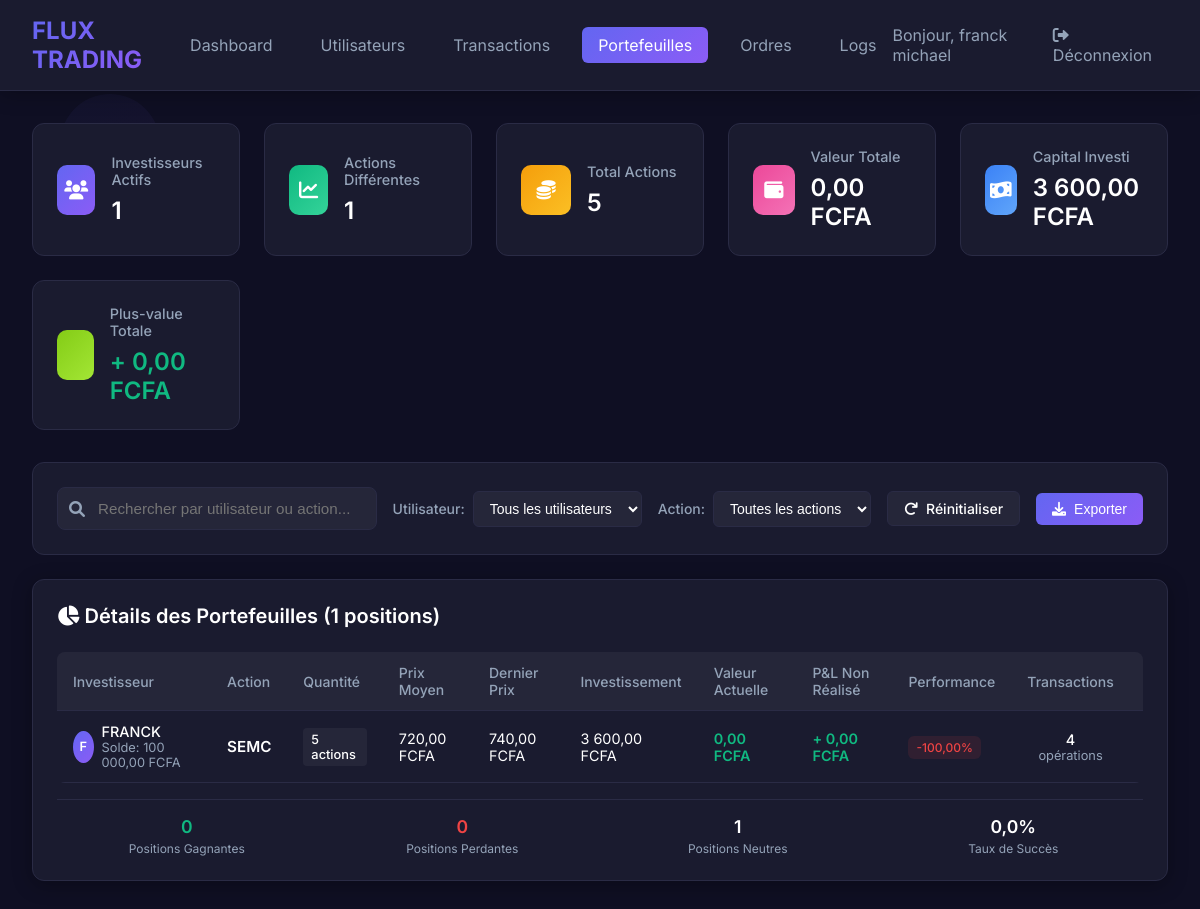
Screenshot of /frontend/admin/user_portfolio.php (signed in) with the database file from the repository.
### tables this page shows
CREATE TABLE IF NOT EXISTS `user_stocks` (
  `id` int NOT NULL AUTO_INCREMENT,
  `user_id` int NOT NULL,
  `stock_symbol` varchar(20) NOT NULL,
  `quantity` int NOT NULL DEFAULT '0',
  `average_buy_price` decimal(10,2) NOT NULL DEFAULT '0.00',
  `total_invested` decimal(15,2) NOT NULL DEFAULT '0.00',
  `current_value` decimal(15,2) NOT NULL DEFAULT '0.00',
  `unrealized_pnl` decimal(15,2) NOT NULL DEFAULT '0.00',
  `created_at` timestamp NOT NULL DEFAULT CURRENT_TIMESTAMP,
  `updated_at` timestamp NOT NULL DEFAULT CURRENT_TIMESTAMP ON UPDATE CURRENT_TIMESTAMP,
  PRIMARY KEY (`id`),
  UNIQUE KEY `unique_user_stock` (`user_id`,`stock_symbol`),
  KEY `idx_user_id` (`user_id`),
  KEY `idx_stock_symbol` (`stock_symbol`)
);

CREATE TABLE IF NOT EXISTS `users` (
  `id` int NOT NULL AUTO_INCREMENT,
  `full_name` varchar(100) NOT NULL,
  `email` varchar(150) NOT NULL,
  `password` varchar(255) NOT NULL,
  `phone` varchar(15) NOT NULL,
  `status` enum('active','inactive','suspended') DEFAULT 'active',
  `created_at` timestamp NOT NULL DEFAULT CURRENT_TIMESTAMP,
  `is_active` tinyint(1) NOT NULL DEFAULT '1',
  `wallet_balance` decimal(15,2) NOT NULL DEFAULT '0.00',
  `reset_token` varchar(255) DEFAULT NULL,
  `reset_expires` datetime DEFAULT NULL,
  `last_login` datetime DEFAULT NULL,
  PRIMARY KEY (`id`),
  UNIQUE KEY `email` (`email`),
  KEY `idx_email` (`email`),
  KEY `idx_session_token` (`phone`)
);

### frontend/admin/user_portfolio.php (the view, shortened to what this page needs)
<?php
$database = new Database();
$pdo = $database->getConnection();
$portfolio_stats = $pdo->query("
    SELECT
        COUNT(DISTINCT user_id) as total_investors,
        COUNT(DISTINCT stock_symbol) as total_stocks,
        SUM(quantity) as total_shares,
        SUM(current_value) as total_portfolio_value,
        SUM(total_invested) as total_amount_invested,
        SUM(unrealized_pnl) as total_unrealized_pnl,
        AVG(CASE WHEN total_invested > 0 THEN (unrealized_pnl / total_invested) * 100 ELSE 0 END) as avg_return_percentage
    FROM user_stocks
")->fetch(PDO::FETCH_ASSOC);
$search = $_GET['search'] ?? '';
$params = [];
$where_sql = '';
$portfolios = $pdo->prepare("
    SELECT
        us.*,
        u.full_name,
        u.email,
        u.phone,
        w.balance as wallet_balance,
        (SELECT price_per_share
         FROM user_transactions
         WHERE user_id = us.user_id AND stock_symbol = us.stock_symbol
         ORDER BY transaction_date DESC LIMIT 1) as last_price,
        CASE
            WHEN us.total_invested > 0 THEN
                ROUND(((us.current_value - us.total_invested) / us.total_invested) * 100, 2)
            ELSE 0
        END as return_percentage,
        (SELECT COUNT(*)
         FROM user_transactions
         WHERE user_id = us.user_id AND stock_symbol = us.stock_symbol) as transaction_count
    FROM user_stocks us
    LEFT JOIN users u ON us.user_id = u.id
    LEFT JOIN wallets w ON us.user_id = w.user_id
    $where_sql
    ORDER BY us.current_value DESC
");
$portfolios->execute($params);
$portfolios = $portfolios->fetchAll(PDO::FETCH_ASSOC);
$total_positions = count($portfolios);
$profitable_positions = 0;
$losing_positions = 0;
?>
<!DOCTYPE html>
<html lang="fr">
<head>
<link href="https://cdnjs.cloudflare.com/ajax/libs/font-awesome/6.0.0/css/all.min.css" rel="stylesheet">
</head>
<body>
<div class="floating-shapes">
</div>
<header class="header">
    <div style="display: flex; align-items: center;">
        <div class="logo">FLUX TRADING</div>
        <div class="nav-links">
            <a href="admin_dashboard.php" class="nav-link">Dashboard</a>
            <a href="manage_users.php" class="nav-link">Utilisateurs</a>
            <a href="transaction_history.php" class="nav-link">Transactions</a>
            <a href="portfolio.php" class="nav-link active">Portefeuilles</a>
            <a href="trading_orders.php" class="nav-link">Ordres</a>
            <a href="system_logs.php" class="nav-link">Logs</a>
        </div>
    </div>
    <div class="user-info">
        <span>Bonjour, <?php echo htmlspecialchars($_SESSION['admin_name']); ?></span>
        <a href="admin_logout.php" class="logout">
            <i class="fas fa-sign-out-alt"></i> Déconnexion
        </a>
    </div>
</header>
<div class="container">
    <div class="stats-grid">
        <div class="stat-card">
            <div class="stat-icon icon-investors">
                <i class="fas fa-users"></i>
            </div>
            <div class="stat-content">
                <h3>Investisseurs Actifs</h3>
                <div class="number"><?php echo number_format($portfolio_stats['total_investors'], 0, ',', ' '); ?></div>
            </div>
        </div>
        <div class="stat-card">
            <div class="stat-icon icon-stocks">
                <i class="fas fa-chart-line"></i>
            </div>
            <div class="stat-content">
                <h3>Actions Différentes</h3>
                <div class="number"><?php echo number_format($portfolio_stats['total_stocks'], 0, ',', ' '); ?></div>
            </div>
        </div>
        <div class="stat-card">
            <div class="stat-icon icon-shares">
                <i class="fas fa-coins"></i>
            </div>
            <div class="stat-content">
                <h3>Total Actions</h3>
                <div class="number"><?php echo number_format($portfolio_stats['total_shares'], 0, ',', ' '); ?></div>
            </div>
        </div>
        <div class="stat-card">
            <div class="stat-icon icon-value">
                <i class="fas fa-wallet"></i>
            </div>
            <div class="stat-content">
                <h3>Valeur Totale</h3>
                <div class="number"><?php echo number_format($portfolio_stats['total_portfolio_value'], 2, ',', ' '); ?> FCFA</div>
            </div>
        </div>
        <div class="stat-card">
            <div class="stat-icon icon-invested">
                <i class="fas fa-money-bill-wave"></i>
            </div>
            <div class="stat-content">
                <h3>Capital Investi</h3>
                <div class="number"><?php echo number_format($portfolio_stats['total_amount_invested'], 2, ',', ' '); ?> FCFA</div>
            </div>
        </div>
        <div class="stat-card">
            <div class="stat-icon icon-pnl">
            </div>
            <div class="stat-content">
                <h3>Plus-value Totale</h3>
                <div class="number <?php echo $portfolio_stats['total_unrealized_pnl'] >= 0 ? 'amount-positive' : 'amount-negative'; ?>">
                    <?php echo $portfolio_stats['total_unrealized_pnl'] >= 0 ? '+' : ''; ?>
                    <?php echo number_format($portfolio_stats['total_unrealized_pnl'], 2, ',', ' '); ?> FCFA
                </div>
            </div>
        </div>
    </div>
    <div class="filters">
        <div class="search-box">
            <i class="fas fa-search search-icon"></i>
            <input type="text" class="search-input" placeholder="Rechercher par utilisateur ou action..."
                   value="<?php echo htmlspecialchars($search); ?>"
                   onkeypress="if(event.keyCode==13) applyFilters()">
        </div>
        <div class="filter-group">
            <span class="filter-label">Utilisateur:</span>
            <select class="filter-select" id="userFilter" onchange="applyFilters()">
                <option value="all">Tous les utilisateurs</option>
            </select>
        </div>
        <div class="filter-group">
            <span class="filter-label">Action:</span>
            <select class="filter-select" id="stockFilter" onchange="applyFilters()">
                <option value="all">Toutes les actions</option>
            </select>
        </div>
        <a href="portfolio.php" class="btn btn-secondary">
            <i class="fas fa-redo"></i> Réinitialiser
        </a>
        <button class="btn btn-primary" onclick="exportPortfolio()">
            <i class="fas fa-download"></i> Exporter
        </button>
    </div>
    <div class="card">
        <div class="card-header">
            <h2><i class="fas fa-chart-pie"></i> Détails des Portefeuilles (<?php echo $total_positions; ?> positions)</h2>
        </div>
        <?php if (!empty($portfolios)): ?>
        <div class="table-container">
            <table>
                <thead>
                    <tr>
                        <th>Investisseur</th>
                        <th>Action</th>
                        <th>Quantité</th>
                        <th>Prix Moyen</th>
                        <th>Dernier Prix</th>
                        <th>Investissement</th>
                        <th>Valeur Actuelle</th>
                        <th>P&L Non Réalisé</th>
                        <th>Performance</th>
                        <th>Transactions</th>
                        <th>Actions</th>
                    </tr>
                </thead>
                <tbody>
                    <?php foreach ($portfolios as $portfolio): ?>
                    <tr>
                        <td>
                            <div style="display: flex; align-items: center; gap: 8px;">
                                <div class="user-avatar">
                                    <?php echo strtoupper(substr($portfolio['full_name'], 0, 1)); ?>
                                </div>
                                <div>
                                    <div style="font-weight: 500;"><?php echo htmlspecialchars($portfolio['full_name']); ?></div>
                                    <div style="font-size: 0.8rem; color: var(--text-secondary);">
                                        Solde: <?php echo number_format($portfolio['wallet_balance'], 2, ',', ' '); ?> FCFA
                                    </div>
                                </div>
                            </div>
                        </td>
                        <td>
                            <div class="stock-symbol"><?php echo htmlspecialchars($portfolio['stock_symbol']); ?></div>
                        </td>
                        <td>
                            <span class="position-size"><?php echo number_format($portfolio['quantity'], 0, ',', ' '); ?> actions</span>
                        </td>
                        <td>
                            <div><?php echo number_format($portfolio['average_buy_price'], 2, ',', ' '); ?> FCFA</div>
                        </td>
                        <td>
                            <?php if ($portfolio['last_price']): ?>
                                <div><?php echo number_format($portfolio['last_price'], 2, ',', ' '); ?> FCFA</div>
                            <?php else: ?>
                                <span style="color: var(--text-secondary);">-</span>
                            <?php endif; ?>
                        </td>
                        <td>
                            <div><?php echo number_format($portfolio['total_invested'], 2, ',', ' '); ?> FCFA</div>
                        </td>
                        <td>
                            <div class="amount-positive"><?php echo number_format($portfolio['current_value'], 2, ',', ' '); ?> FCFA</div>
                        </td>
                        <td>
                            <div class="<?php echo $portfolio['unrealized_pnl'] >= 0 ? 'amount-positive' : 'amount-negative'; ?>">
                                <?php echo $portfolio['unrealized_pnl'] >= 0 ? '+' : ''; ?>
                                <?php echo number_format($portfolio['unrealized_pnl'], 2, ',', ' '); ?> FCFA
                            </div>
                        </td>
                        <td>
                            <span class="performance-badge performance-<?php echo $portfolio['return_percentage'] >= 0 ? ($portfolio['return_percentage'] > 0 ? 'positive' : 'neutral') : 'negative'; ?>">
                                <?php echo number_format($portfolio['return_percentage'], 2, ',', ' '); ?>%
                            </span>
                        </td>
                        <td>
                            <div style="text-align: center;">
                                <div style="font-weight: 500;"><?php echo $portfolio['transaction_count']; ?></div>
                                <div style="font-size: 0.8rem; color: var(--text-secondary);">opérations</div>
                            </div>
                        </td>
                        <td>
                        </td>
                    </tr>
                    <?php endforeach; ?>
                </tbody>
            </table>
        </div>
        <div class="summary-grid">
            <div class="summary-item">
                <div class="summary-value amount-positive"><?php echo $profitable_positions; ?></div>
                <div class="summary-label">Positions Gagnantes</div>
            </div>
            <div class="summary-item">
                <div class="summary-value amount-negative"><?php echo $losing_positions; ?></div>
                <div class="summary-label">Positions Perdantes</div>
            </div>
            <div class="summary-item">
                <div class="summary-value"><?php echo $total_positions - $profitable_positions - $losing_positions; ?></div>
                <div class="summary-label">Positions Neutres</div>
            </div>
            <div class="summary-item">
                <div class="summary-value">
                    <?php echo $total_positions > 0 ? number_format(($profitable_positions / $total_positions) * 100, 1, ',', ' ') : '0'; ?>%
                </div>
                <div class="summary-label">Taux de Succès</div>
            </div>
        </div>
        <?php endif; ?>
    </div>
</div>
</body>
</html>

### rows the page displays
user_stocks: user.full_name "F", user.full_name "FRANCK", wallet_balance "100 000,00", stock_symbol "SEMC", quantity "5", average_buy_price "720,00", last_price "740,00", total_invested "3 600,00", current_value "0,00", unrealized_pnl "0,00", return_percentage "-100,00", transaction_count "4"

### other values shown
$_SESSION['admin_name'] "franck michael"
$portfolio_stats['total_investors'] "1"
$portfolio_stats['total_stocks'] "1"
$portfolio_stats['total_shares'] "5"
$portfolio_stats['total_portfolio_value'] "0,00"
$portfolio_stats['total_amount_invested'] "3 600,00"
$portfolio_stats['total_unrealized_pnl'] "0,00"
$total_positions "1"
$profitable_positions "0"
$losing_positions "0"
$total_positions - $profitable_positions - $losing_positions "1"
